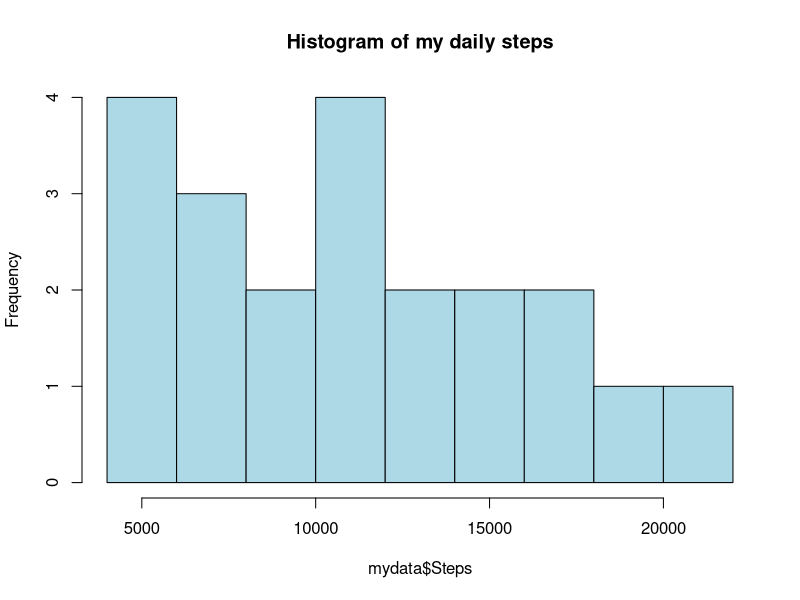
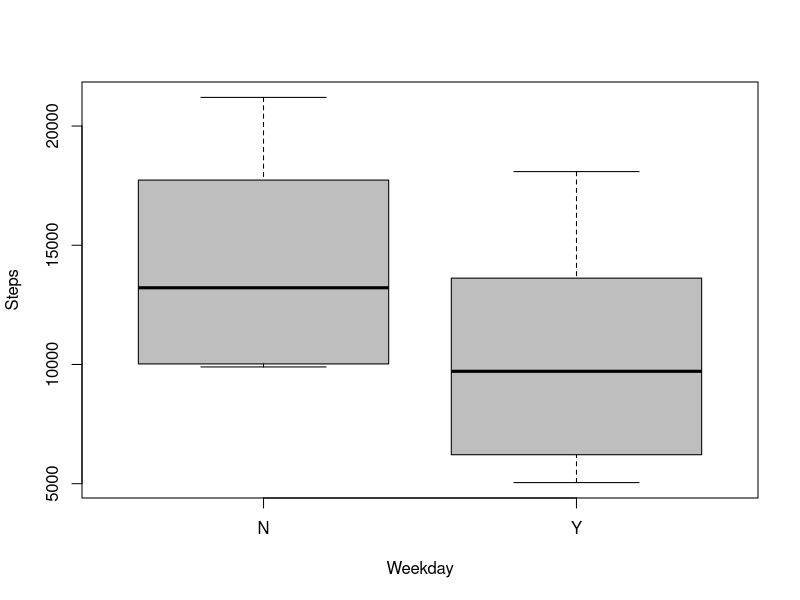

Generate these figures, in order, with R:
## ---- chunk 1
knitr::opts_chunk$set(echo = TRUE)
## ---- chunk 2
mydata <- read.table("Smartwatch_Steps.txt", header=TRUE, sep='\t') #dataload
## ---- chunk 3
head(mydata)
## ---- chunk 4
summary(mydata$Steps)
## ---- chunk 5
hist(mydata$Steps, col="lightblue", main= "Histogram of my daily steps")
## ---- chunk 6
boxplot(Steps ~ Weekday, data = mydata, col="grey")
